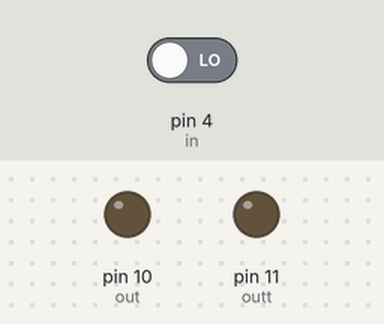
A sketch run on a simulated Arduino Uno, built with avr-gcc and run on an emulated ATmega328P. On the bench: output pins drawn as LEDs (lit = HIGH). The test bench sets the inputs (shaded band); at power-on: pin 4 (in) LOW.

Above: at 1.2 s.
1.3 s: pin 4 (in) driven HIGH
At 1.6 s:
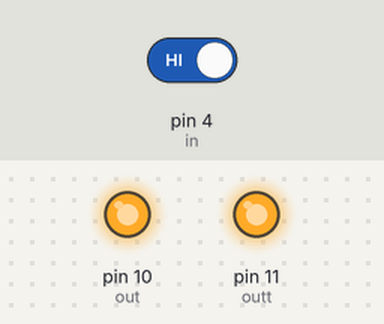
2.8 s: pin 4 (in) driven LOW
At 3.9 s:
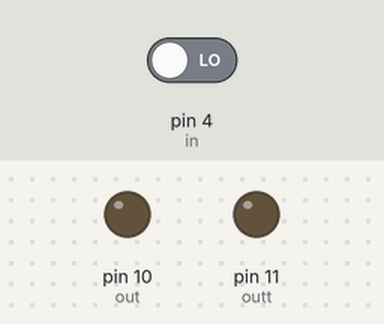
Timing chart, 0 to 5.8 s (numbered marks = the images above; inputs shaded):
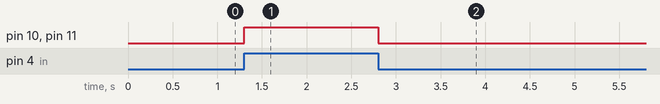

Measured:
- after the input at 1.3 s, pin 10 (out), pin 11 (outt): LOW → HIGH at once
- after the input at 2.8 s, pin 10 (out), pin 11 (outt): HIGH → LOW at once

The sketch:

water_level_sensor.ino
```cpp
int out = 10;
int outt = 11;
int in = 4;
int rd;

void setup()

{

pinMode(out,OUTPUT);
pinMode(outt,OUTPUT);
pinMode(in,INPUT);

}

void loop()

{

rd=digitalRead(in);

if(rd==HIGH)

{

digitalWrite(out,HIGH);
digitalWrite(outt,HIGH);
delay(100);

}

else

{

digitalWrite(out,LOW);
digitalWrite(outt,LOW);

delay(100);

}

}
```
